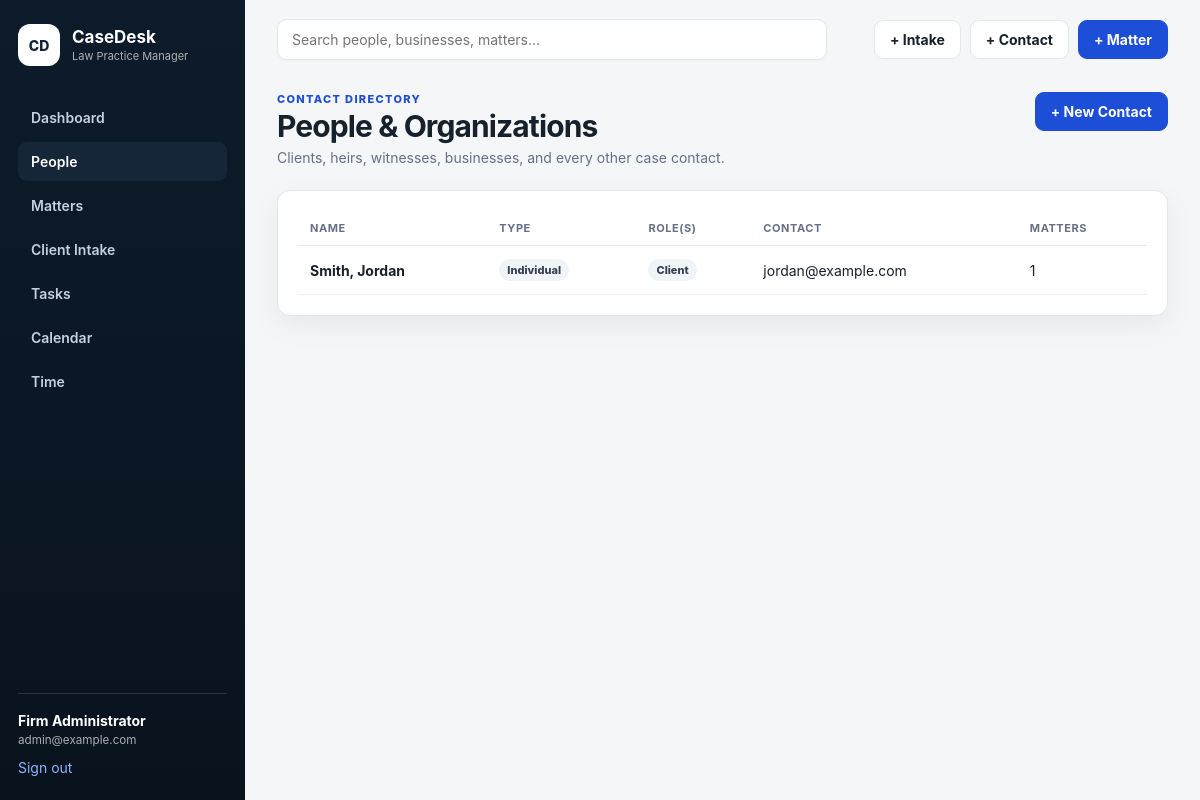
Page /people (signed in) on the earlier database version.
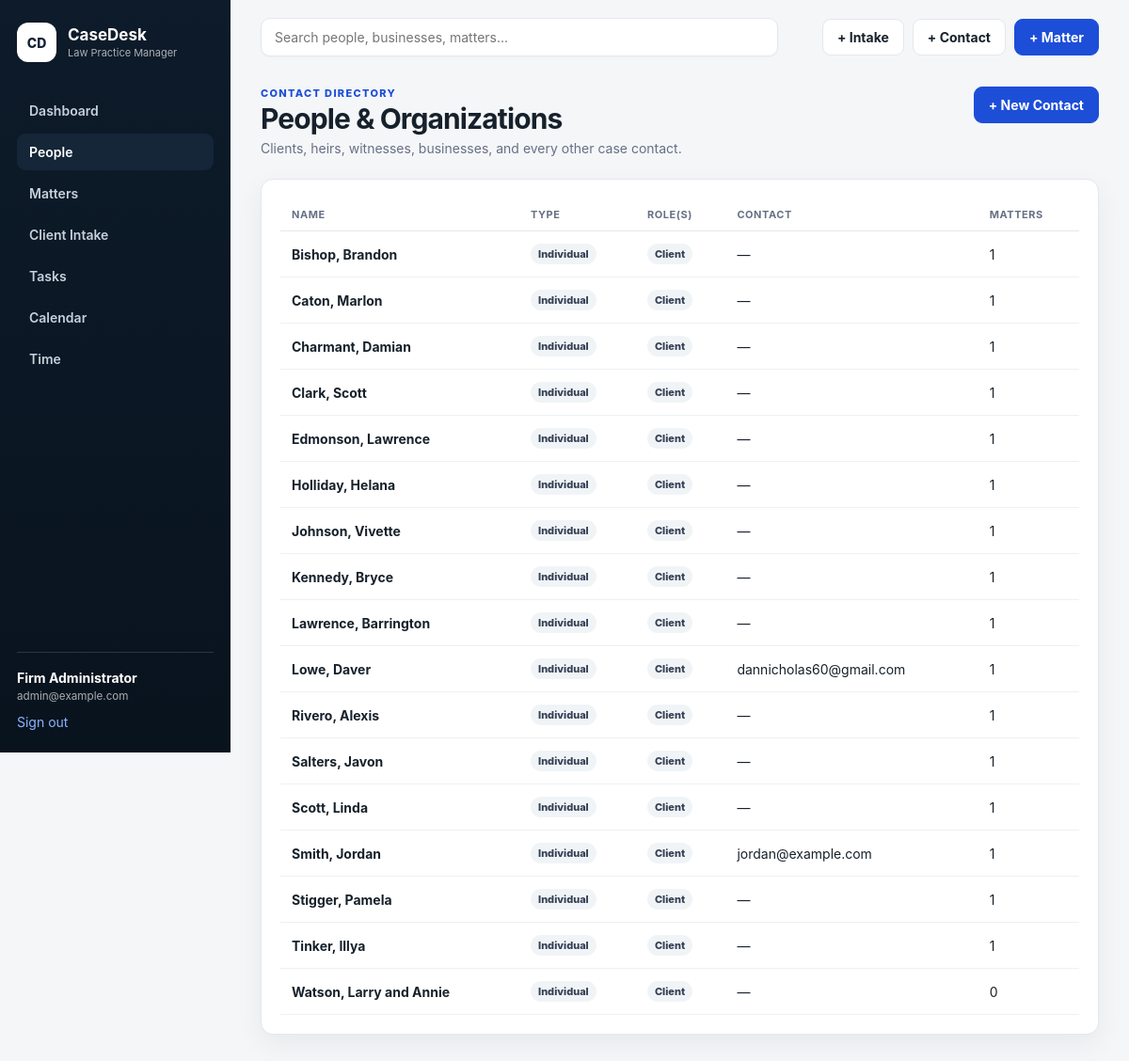
Same page on the later database version.
### tables this page shows
CREATE TABLE persons (
    id INTEGER PRIMARY KEY AUTOINCREMENT,
    client_id INTEGER UNIQUE,
    person_type TEXT NOT NULL DEFAULT 'Individual'
        CHECK(person_type IN ('Individual','Business')),
    organization_name TEXT,
    first_name TEXT,
    last_name TEXT,
    email TEXT,
    phone TEXT,
    address TEXT,
    city TEXT,
    state TEXT,
    zip_code TEXT,
    notes TEXT,
    created_at TEXT NOT NULL DEFAULT CURRENT_TIMESTAMP,
    updated_at TEXT NOT NULL DEFAULT CURRENT_TIMESTAMP,
    FOREIGN KEY(client_id) REFERENCES clients(id) ON DELETE RESTRICT,
    CHECK(
        (person_type='Business' AND length(trim(COALESCE(organization_name,''))) > 0)
        OR
        (person_type='Individual' AND length(trim(COALESCE(first_name,''))) > 0
                                  AND length(trim(COALESCE(last_name,''))) > 0)
    )
);

### app.py (the view)
@app.get("/people")
@login_required
def people():
    rows = get_db().execute(
        """SELECT p.*, GROUP_CONCAT(DISTINCT pr.role) AS roles,
                  (SELECT COUNT(*) FROM matters m WHERE m.client_id=p.client_id)
                  + (SELECT COUNT(DISTINCT mp.matter_id) FROM matter_people mp
                     WHERE mp.person_id=p.id
                       AND NOT EXISTS (
                           SELECT 1 FROM matters primary_m
                           WHERE primary_m.id=mp.matter_id AND primary_m.client_id=p.client_id
                       )) AS matter_count
           FROM persons p
           LEFT JOIN person_roles pr ON pr.person_id=p.id
           GROUP BY p.id
           ORDER BY CASE WHEN p.person_type='Business' THEN p.organization_name ELSE p.last_name END,
                    p.first_name"""
    ).fetchall()
    return render_template("people.html", people=rows)

### app.py (called while the page is built)
def get_db():
    if "db" not in g:
        g.db = sqlite3.connect(app.config["DATABASE"])
        g.db.row_factory = sqlite3.Row
        g.db.execute("PRAGMA foreign_keys = ON")
    return g.db

def csrf_token():
    token = session.get("_csrf_token")
    if not token:
        token = secrets.token_urlsafe(32)
        session["_csrf_token"] = token
    return token

def csrf_field():
    return f'<input type="hidden" name="_csrf_token" value="{csrf_token()}">'

@app.context_processor
def inject_helpers():
    return {
        "csrf_field": csrf_field,
        "today": date.today().isoformat(),
    }

@app.before_request
def csrf_protect():
    if request.method == "POST":
        expected = session.get("_csrf_token")
        supplied = request.form.get("_csrf_token")
        if not expected or not supplied or not secrets.compare_digest(expected, supplied):
            abort(400, description="Invalid CSRF token.")

def login_required(view):
    @wraps(view)
    def wrapped_view(**kwargs):
        if "user_id" not in session:
            return redirect(url_for("login", next=request.path))
        return view(**kwargs)
    return wrapped_view

### templates/people.html (shortened to what this page needs)
{% extends "base.html" %}
{% block content %}
<div class="page-head"><div><p class="eyebrow">CONTACT DIRECTORY</p><h1>People & Organizations</h1><p class="muted">Clients, heirs, witnesses, businesses, and every other case contact.</p></div><a class="button" href="{{ url_for('person_new') }}">+ New Contact</a></div>
<section class="card table-card"><div class="table-wrap"><table>
  <thead><tr><th>Name</th><th>Type</th><th>Role(s)</th><th>Contact</th><th>Matters</th></tr></thead>
  <tbody>{% for person in people %}<tr>
    <td><a class="strong-link" href="{{ url_for('person_detail', person_id=person.id) }}">{{ person.organization_name if person.person_type=='Business' else person.last_name ~ ', ' ~ person.first_name }}</a></td>
    <td><span class="badge">{{ person.person_type }}</span></td>
    <td>{% for role in (person.roles or '').split(',') if role %}<span class="badge">{{ role }}</span> {% endfor %}</td>
    <td>{{ person.email or person.phone or '—' }}</td><td>{{ person.matter_count }}</td>
  </tr>{% else %}<tr><td colspan="5" class="empty">No contacts yet.</td></tr>{% endfor %}</tbody>
</table></div></section>
{% endblock %}

Differences in the rows shown:
added persons: person_type+last_name+first_name "Bishop, Brandon", person_type "Individual", role "Client", email+phone "—", matter_count "1"
added persons: person_type+last_name+first_name "Caton, Marlon", person_type "Individual", role "Client", email+phone "—", matter_count "1"
added persons: person_type+last_name+first_name "Charmant, Damian", person_type "Individual", role "Client", email+phone "—", matter_count "1"
added persons: person_type+last_name+first_name "Clark, Scott", person_type "Individual", role "Client", email+phone "—", matter_count "1"
added persons: person_type+last_name+first_name "Edmonson, Lawrence", person_type "Individual", role "Client", email+phone "—", matter_count "1"
added persons: person_type+last_name+first_name "Holliday, Helana", person_type "Individual", role "Client", email+phone "—", matter_count "1"
added persons: person_type+last_name+first_name "Johnson, Vivette", person_type "Individual", role "Client", email+phone "—", matter_count "1"
added persons: person_type+last_name+first_name "Kennedy, Bryce", person_type "Individual", role "Client", email+phone "—", matter_count "1"
added persons: person_type+last_name+first_name "Lawrence, Barrington", person_type "Individual", role "Client", email+phone "—", matter_count "1"
added persons: person_type+last_name+first_name "Lowe, Daver", person_type "Individual", role "Client", email "dannicholas60@gmail.com", matter_count "1"
added persons: person_type+last_name+first_name "Rivero, Alexis", person_type "Individual", role "Client", email+phone "—", matter_count "1"
added persons: person_type+last_name+first_name "Salters, Javon", person_type "Individual", role "Client", email+phone "—", matter_count "1"
added persons: person_type+last_name+first_name "Scott, Linda", person_type "Individual", role "Client", email+phone "—", matter_count "1"
added persons: person_type+last_name+first_name "Stigger, Pamela", person_type "Individual", role "Client", email+phone "—", matter_count "1"
added persons: person_type+last_name+first_name "Tinker, Illya", person_type "Individual", role "Client", email+phone "—", matter_count "1"
added persons: person_type+last_name+first_name "Watson, Larry and Annie", person_type "Individual", role "Client", email+phone "—", matter_count "0"
